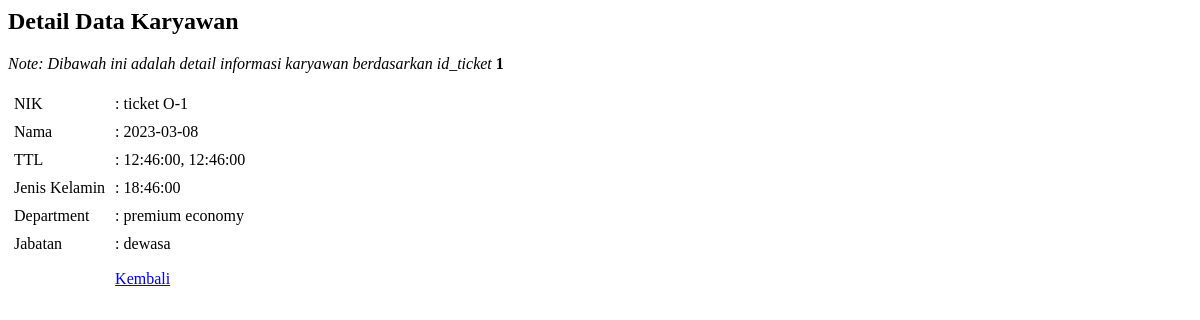
The page /mull_add_new_field_js/detail_data.php?id_ticket=1 on the database as committed earlier.
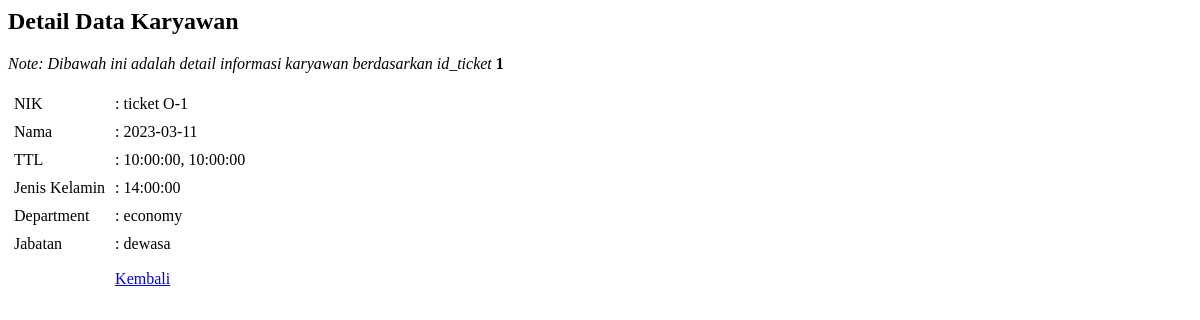
The same page on the database as committed later.
### tables this page shows
CREATE TABLE `ticket` (
  `id_ticket` text DEFAULT NULL,
  `name` varchar(100) DEFAULT NULL,
  `harga` int(200) DEFAULT NULL,
  `kelas_penerbangan` enum('economy','premium economy','vip','vvip') DEFAULT NULL,
  `tanggal_pergi` date DEFAULT NULL,
  `waktu_keberangkatan` time DEFAULT NULL,
  `waktu_tiba` time NOT NULL,
  `type_pasenger` enum('dewasa','remaja','anak_anak') DEFAULT NULL,
  `dari` enum('jakarta','bandung','aceh') NOT NULL,
  `menuju` enum('bali','buol','sulut','kalut','jepang','australia','new zealand') NOT NULL,
  `stock` int(11) NOT NULL
);

### mull_add_new_field_js/detail_data.php (the view, shortened to what this page needs)
<?php
    if(isset($_GET['id_ticket'])){
        $id_ticket    =$_GET['id_ticket'];
    }
    else {
        die ("Error. No ID Selected!");
    }
    $konek=mysqli_connect("localhost", "root", "", "travego_");
    $query    =mysqli_query($konek, "SELECT * FROM ticket WHERE id_ticket='$id_ticket'");
    $result    =mysqli_fetch_array($query);
?>
<html>
<head>
</head>
<body>
    <h2>Detail Data Karyawan</h2>
    <p><i>Note: Dibawah ini adalah detail informasi karyawan berdasarkan id_ticket</i> <b><?php echo $id_ticket?></b></p>
    <table border="0" cellpadding="4">
        <tr>
            <td size="90">NIK</td>
            <td>: <?php echo $result['name']?></td>
        </tr>
        <tr>
            <td>Nama</td>
            <td>: <?php echo $result['tanggal_pergi']?></td>
        </tr>
        <tr>
            <td>TTL</td>
            <td>: <?php echo $result['waktu_keberangkatan']?>, <?php echo $result['waktu_keberangkatan']?></td>
        </tr>
        <tr>
            <td>Jenis Kelamin</td>
            <td>: <?php echo $result['waktu_tiba']?></td>
        </tr>
        <tr>
            <td>Department</td>
            <td>: <?php echo $result['kelas_penerbangan']?></td>
        </tr>
        <tr>
            <td>Jabatan</td>
            <td>: <?php echo $result['type_pasenger']?></td>
        </tr>
        <tr height="40">
            <td></td>
            <td>   <a href="bbb.php">Kembali</a></td>
        </tr>
    </table>

Rows that differ between the two databases and show on the page:
changed ticket "ticket O-1": tanggal_pergi "2023-03-08" → "2023-03-11"; waktu_keberangkatan "12:46:00" → "10:00:00"; waktu_tiba "18:46:00" → "14:00:00"; kelas_penerbangan "premium economy" → "economy"
